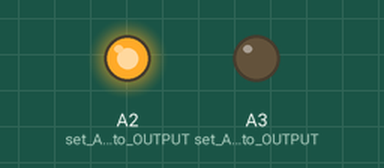
Simulated run of this sketch. Board: Arduino Uno, built with avr-gcc and run on an emulated ATmega328P. On the bench: output pins drawn as LEDs (lit = HIGH).

Above: at 1.5 s.
At 3.5 s:
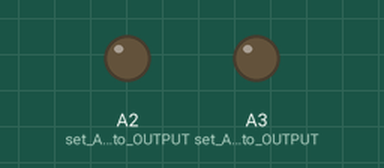
At 5.5 s:
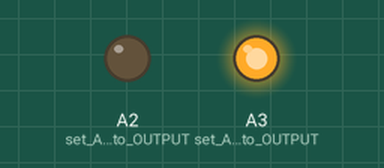
Timing chart, 0 to 9.1 s (numbered marks = the images above):
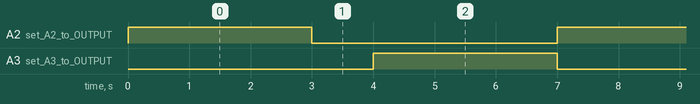

The sketch:

Project_17_Small_Fan.ino
```cpp
//**********************************************************************************
/*
Keyestudio 2021 starter learning kit
Project 17
Small_Fan
http//www.keyestudio.com
*/
void setup(){
  pinMode(A3, OUTPUT);//set A3 to OUTPUT
  pinMode(A2, OUTPUT);//set A2 to OUTPUT
}
void loop(){
//Set to rotate for 3000ms anticlockwise
  digitalWrite(A3,LOW);
  digitalWrite(A2,HIGH);
  delay(3000);
//et to stop rotating for 1000ms anticlockwise
  digitalWrite(A3,LOW);
  digitalWrite(A2,LOW);
  delay(1000);
//Set to rotate for 3000ms clockwise
  digitalWrite(A3,HIGH);
  digitalWrite(A2,LOW);
  delay(3000);
}
//********************************************************************************
```

Measured:
- by itself, A2 (set_A2_to_OUTPUT), A3 (set_A3_to_OUTPUT): alternates HIGH for 3.0 s and LOW for 4.0 s
- by itself, everything shown: repeats every 7.0 s, in 3 steps
